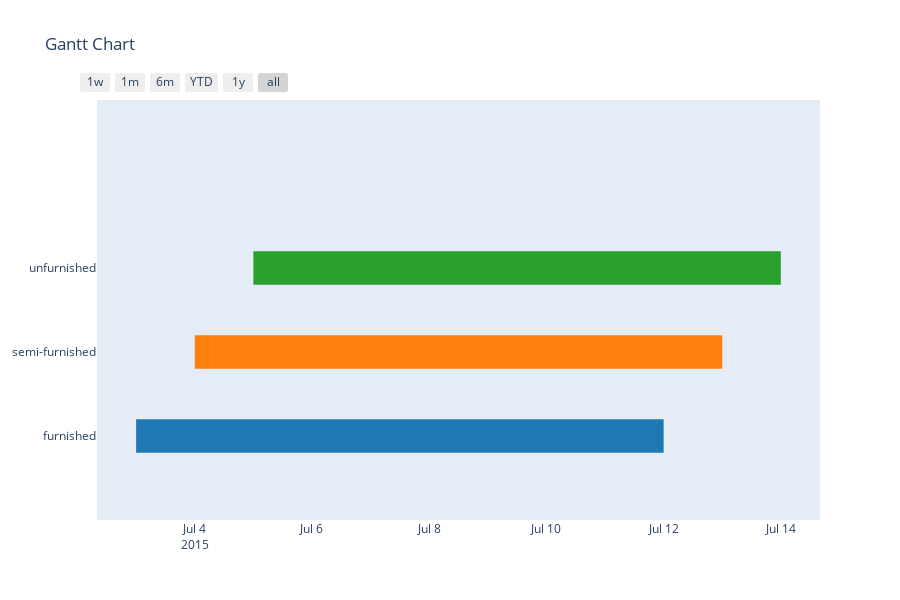

The cell this chart's notebook holds for it:
### Code cell
import plotly.figure_factory as ff
fu= housing["furnishingstatus"].unique()
st = housing["Start Date"][:3]
en = housing["End Date"][:3]
df = pd.DataFrame({"Task":fu,"Start":st,"Finish":en})
fig = ff.create_gantt(df)
fig.show()

### Figure 1 — Plotly figure (JSON) as saved in the notebook; plotly's stock layout.template omitted (floating-point values rounded to 4 significant figures)
{"data": [{"fill": "toself", "fillcolor": "rgb(255, 127, 14)", "hoverinfo": "name", "legendgroup": "rgb(255, 127, 14)", "mode": "none", "name": "semi-furnished", "type": "scatter", "x": ["2015-07-04T00:00:00", "2015-07-13T00:00:00", "2015-07-13T00:00:00", "2015-07-04T00:00:00"], "y": [0.8, 0.8, 1.2, 1.2]}, {"fill": "toself", "fillcolor": "rgb(31, 119, 180)", "hoverinfo": "name", "legendgroup": "rgb(31, 119, 180)", "mode": "none", "name": "furnished", "type": "scatter", "x": ["2015-07-03T00:00:00", "2015-07-12T00:00:00", "2015-07-12T00:00:00", "2015-07-03T00:00:00"], "y": [-0.2, -0.2, 0.2, 0.2]}, {"fill": "toself", "fillcolor": "rgb(44, 160, 44)", "hoverinfo": "name", "legendgroup": "rgb(44, 160, 44)", "mode": "none", "name": "unfurnished", "type": "scatter", "x": ["2015-07-05T00:00:00", "2015-07-14T00:00:00", "2015-07-14T00:00:00", "2015-07-05T00:00:00"], "y": [1.8, 1.8, 2.2, 2.2]}, {"legendgroup": "rgb(255, 127, 14)", "marker": {"color": "rgb(255, 127, 14)", "opacity": 0, "size": 1}, "mode": "markers", "name": "", "showlegend": false, "text": [null, null], "type": "scatter", "x": ["2015-07-04T00:00:00", "2015-07-13T00:00:00"], "y": [1, 1]}, {"legendgroup": "rgb(31, 119, 180)", "marker": {"color": "rgb(31, 119, 180)", "opacity": 0, "size": 1}, "mode": "markers", "name": "", "showlegend": false, "text": [null, null], "type": "scatter", "x": ["2015-07-03T00:00:00", "2015-07-12T00:00:00"], "y": [0, 0]}, {"legendgroup": "rgb(44, 160, 44)", "marker": {"color": "rgb(44, 160, 44)", "opacity": 0, "size": 1}, "mode": "markers", "name": "", "showlegend": false, "text": [null, null], "type": "scatter", "x": ["2015-07-05T00:00:00", "2015-07-14T00:00:00"], "y": [2, 2]}], "layout": {"height": 600, "hovermode": "closest", "showlegend": false, "title": {"text": "Gantt Chart"}, "xaxis": {"rangeselector": {"buttons": [{"count": 7, "label": "1w", "step": "day", "stepmode": "backward"}, {"count": 1, "label": "1m", "step": "month", "stepmode": "backward"}, {"count": 6, "label": "6m", "step": "month", "stepmode": "backward"}, {"count": 1, "label": "YTD", "step": "year", "stepmode": "todate"}, {"count": 1, "label": "1y", "step": "year", "stepmode": "backward"}, {"step": "all"}]}, "showgrid": false, "type": "date", "zeroline": false}, "yaxis": {"autorange": false, "range": [-1, 4], "showgrid": false, "ticktext": ["furnished", "semi-furnished", "unfurnished"], "tickvals": [0, 1, 2], "zeroline": false}}}
